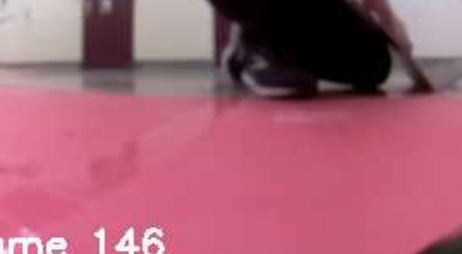
#> input picture red_img.png, 462 x 254 px
$ python main.py
#> lines starting #> are read from the running program, lines starting #| are printed output that depends on the picture; after the words box and inside, x2 and y2 are one past the last pixel; in counts of white or black regions, pixels touching at a corner belong together
#> further down, image is the input picture: shape (254, 462, 3); mean B, G, R 114.1, 95.5, 164.5
import cv2
import numpy as np
import matplotlib.pyplot as plt

def calculate_channel_stdev(img):
    """
    Calculates the standard deviation across the R, G, and B channels
    for every pixel in the input image.

    Args:
        img (np.ndarray): The input image array (assumed to be BGR format by cv2).

    Returns:
        np.ndarray: A 2D array where each element is the standard deviation
                    of the channels for the corresponding pixel.
    """
    # OpenCV loads images as BGR by default, but the math works the same:
    # Channel 0, Channel 1, Channel 2
    c0, c1, c2 = cv2.split(img)
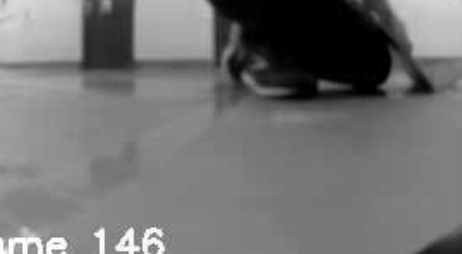
#> c0: shape (254, 462); min 0, max 255, mean 114.1
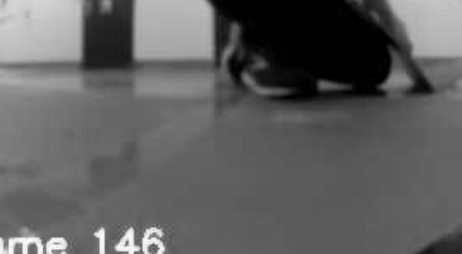
#> c1: shape (254, 462); min 0, max 254, mean 95.5
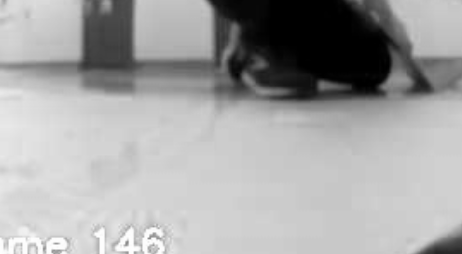
#> c2: shape (254, 462); min 0, max 255, mean 164.5

    # 1. Calculate the mean (average) of the three channels for each pixel
    avg = (c0.astype(np.float32) + c1.astype(np.float32) + c2.astype(np.float32)) / 3

    # 2. Calculate the variance: sum of squared differences from the mean, divided by N (which is 3)
    # Variance = [(c0 - avg)^2 + (c1 - avg)^2 + (c2 - avg)^2] / 3
    variance = (
        (c0 - avg) ** 2 +
        (c1 - avg) ** 2 +
        (c2 - avg) ** 2
    ) / 3
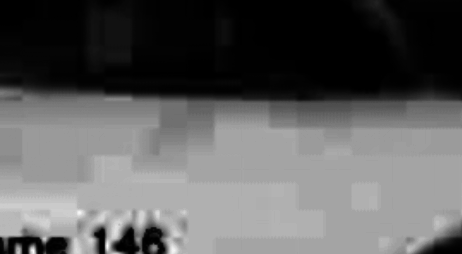
#> variance: shape (254, 462) float32; min 0, max 3308.7, mean 1226.5; drawn with min black and max white

    # 3. Calculate the standard deviation (square root of the variance)
    std_dev = np.sqrt(variance)
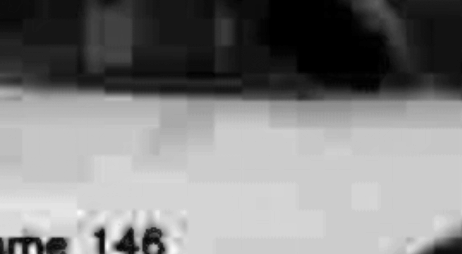
#> std_dev: shape (254, 462) float32; min 0, max 57.52, mean 29.3; drawn with min black and max white

    mask = (std_dev < 10) & (c0 > 100) & (c1 > 100) & (c2 > 100)
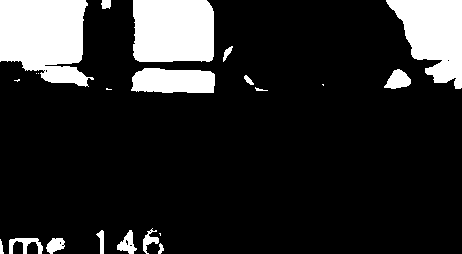
#> mask: shape (254, 462) bool; 16% white; 22 white regions (6 under 20 px), largest, box (x1, y1, x2, y2) and area: (0, 0, 94, 87) 6123, (133, 0, 214, 62) 4881, (386, 0, 462, 89) 4254

    return mask

# --- Example Usage (Run this locally after loading your image) ---
# Replace 'your_image_path.png' with the actual path to your image file
try:
    image = cv2.imread('red_img.png')
    if image is None:
        print("Error: Could not load image. Check the file path.")
    else:
        stdev_map = calculate_channel_stdev(image)
        import numpy as np
        import matplotlib.pyplot as plt

        # ASSUMPTION: 'stdev_map' is the 2D array of per-pixel standard deviations
        # that you calculated using the formula we discussed.
        # You need to run the calculation on your machine first and pass the result here.
        # For example, if you save the result of the stdev calculation to a file, load it here.

        # --- Example of plotting assuming stdev_map is already calculated ---

        # Plotting
        plt.figure(figsize=(10, 8))

        # The imshow function maps the standard deviation values to colors
        # 'viridis' is a good color scheme for this type of quantitative data.
        img_plot = plt.imshow(stdev_map, cmap='viridis', interpolation='nearest')

        # Add a colorbar (the scale)
        cbar = plt.colorbar(img_plot, orientation='vertical', shrink=0.75)
        cbar.set_label('Standard Deviation Value (Floating Point)', rotation=270, labelpad=15, fontsize=12)

        plt.title('Per-Pixel Color Channel Standard Deviation Map', fontsize=14)
        plt.xlabel('X-coordinate (Column)', fontsize=12)
        plt.ylabel('Y-coordinate (Row)', fontsize=12)

        # Save the figure
        output_filename = 'stdev_map_visualization.png'
        plt.savefig(output_filename)
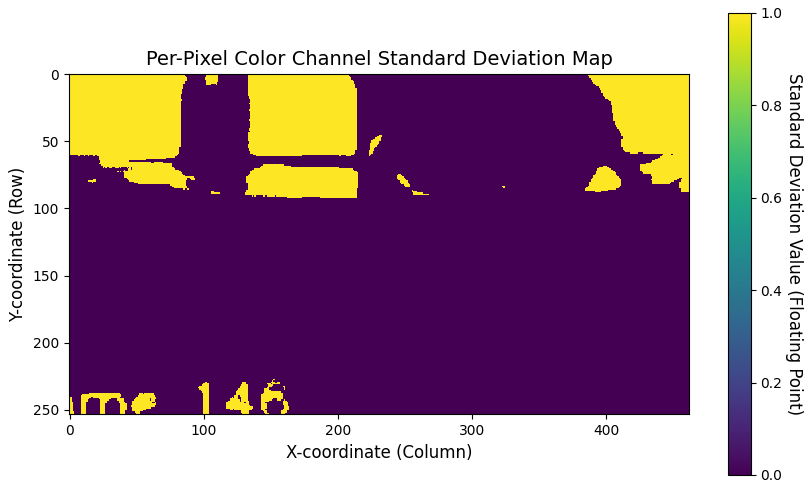
#> figure drawn by matplotlib, 2 panels
        plt.show() # Use plt.show() if running locally
        plt.close()

        print(f"Visualization saved as {output_filename}")
except Exception as e:
    print(f"An error occurred: {e}")

$ run again, with test_img.png copied over red_img.png
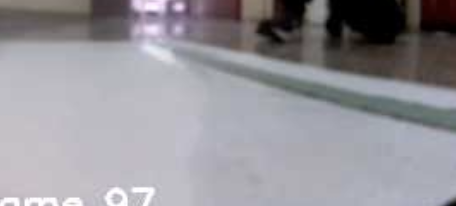
#> input picture test_img.png, 456 x 206 px
#> image is the input picture: shape (206, 456, 3); mean B, G, R 153.1, 147.4, 149.3
#> in calculate_channel_stdev, `mask = (std_dev < 10) & (c0 > 100) & (c1 > 100) & (c2 > 100)`:
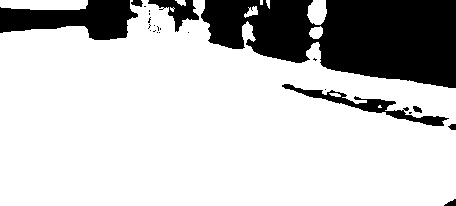
#> mask: shape (206, 456) bool; 77.5% white; 24 black regions (16 under 20 px), largest, box (x1, y1, x2, y2) and area: (201, 0, 456, 88) 15686, (0, 0, 138, 40) 3349, (282, 84, 449, 126) 1269
#> `plt.savefig(output_filename)`:
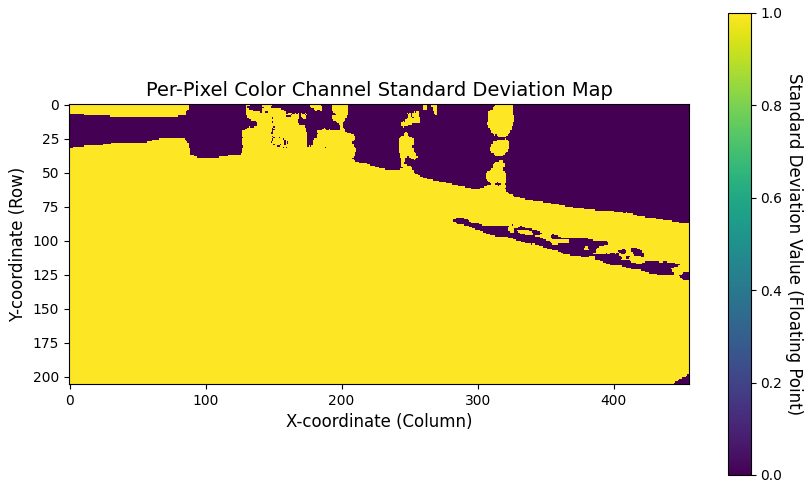
#> figure drawn by matplotlib, 2 panels

$ run again, with white1.png copied over red_img.png
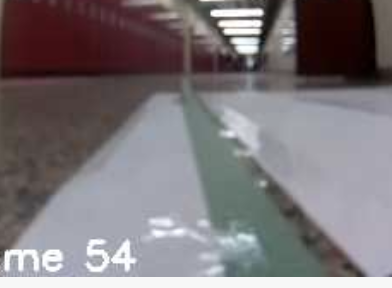
#> input picture white1.png, 392 x 288 px
#> image is the input picture: shape (288, 392, 3); mean B, G, R 120.8, 117.5, 123.5
#> in calculate_channel_stdev, `mask = (std_dev < 10) & (c0 > 100) & (c1 > 100) & (c2 > 100)`:
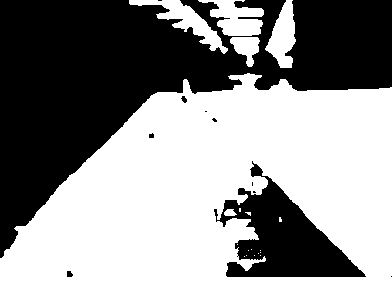
#> mask: shape (288, 392) bool; 55.3% white; 11 black regions (6 under 20 px), largest, box (x1, y1, x2, y2) and area: (0, 0, 392, 258) 42812, (214, 161, 366, 277) 7505, (67, 271, 73, 277) 30, (181, 96, 187, 103) 27, (149, 133, 154, 138) 21
#> `plt.savefig(output_filename)`:
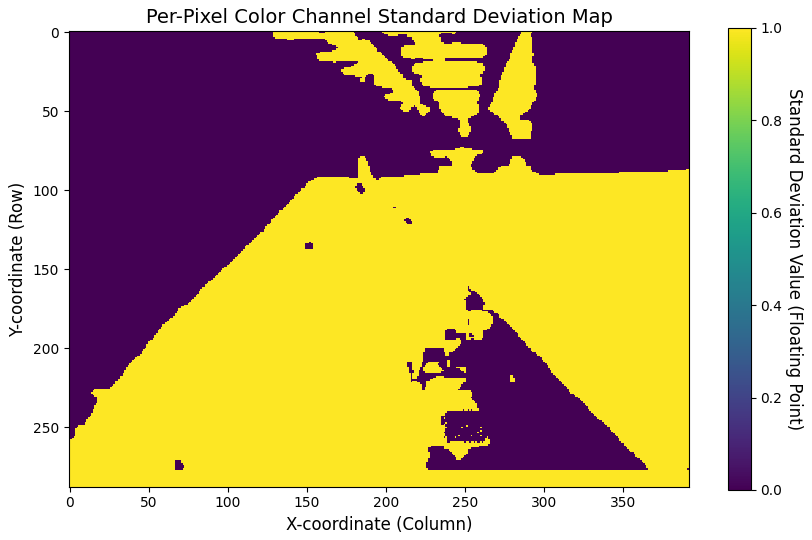
#> figure drawn by matplotlib, 2 panels
